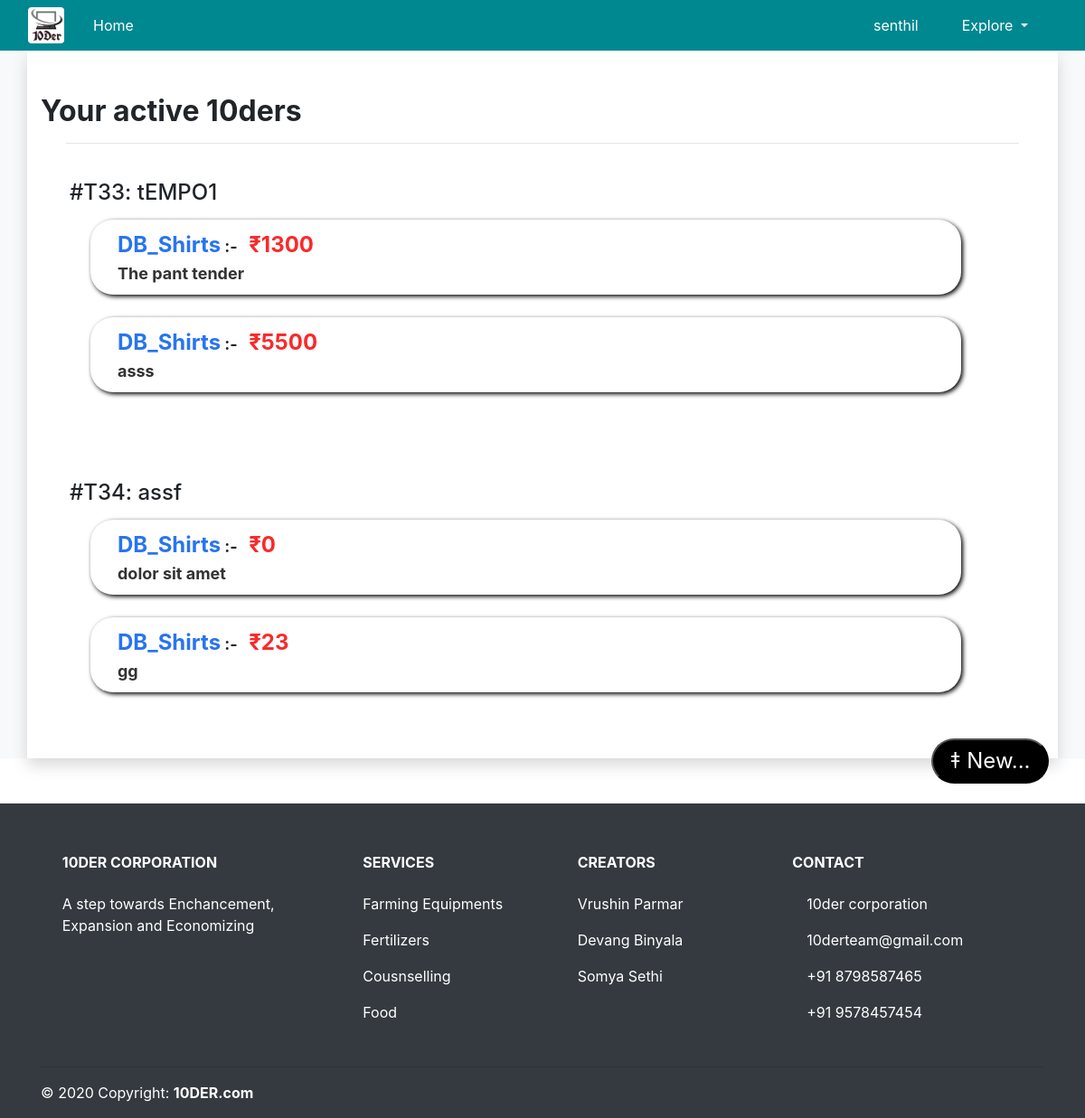
The app's page /RequesterBoard.php (signed in) with its own data.
### tables this page shows
CREATE TABLE `tender` (
  `tno` int(11) NOT NULL,
  `aoi` varchar(200) DEFAULT NULL,
  `status` int(11) DEFAULT 0,
  `title` varchar(100) DEFAULT NULL,
  `description` varchar(1000) DEFAULT NULL,
  `start` date DEFAULT NULL,
  `end` date DEFAULT NULL,
  `creator` varchar(20) DEFAULT NULL,
  `tandc` varchar(2000) DEFAULT NULL
);

CREATE TABLE `bid` (
  `bno` int(11) NOT NULL,
  `amount` int(11) DEFAULT NULL,
  `description` varchar(2000) DEFAULT NULL,
  `subject` varchar(200) DEFAULT NULL,
  `tno` int(11) DEFAULT NULL,
  `bidder` varchar(20) DEFAULT NULL
);

### RequesterBoard.php (the view, shortened to what this page needs)
<?php
  include("connection.php");
?>
<html>
<head>
	<link rel="stylesheet" href="css\temp.css">
	<link rel="stylesheet" href=".\css\cboard.css">
</head>
<body >
	<nav class="navbar navbar-expand-lg navbar-dark bg-primary">
  <div class="container-fluid">
  <img class="mr-auto rounded" src="images\logo1.jpg" height="40px" width="40px">
  <div class="collapse navbar-collapse" id="navbarSupportedContent">
    <ul class="navbar-nav mr-auto ml-4">
      <li class="nav-item active">
        <a class="nav-link" href="10DER.php">Home <span class="sr-only">(current)</span></a>
      </li>
  </ul>
    <ul class="navbar-nav navbar-auto">
      <li class="nav-item">
        <a class="nav-link active mr-4" href=".\logout.php"><?php echo $_SESSION['user']; ?></a>
      </li>
       <li class="nav-item dropdown active ml-2 mr-4 ">
        <a class="nav-link dropdown-toggle" href="#" id="navbarDropdown" role="button" data-toggle="dropdown" aria-haspopup="true" aria-expanded="false">
          Explore
        </a>
      </li>
      </ul>
   </div>
 </div>
</nav>
<div id="#article"  class="bg-light" style="min-height: 320px;">
<article  class="container bg-white shadow pt-5" style="min-height: 290px;">
<h2 align="left"><b>Your active 10ders </b></h2>
<hr width="95%" align="center">
<div id="create_div" style="">
<button id="create" >&nbsp;&nbsp;&Dagger;&nbsp;New...&nbsp;&nbsp;</button>
</div>
<?php
$query="select tno,title,start,status from tender where creator='".$_SESSION['user']."' and 1 order by status desc";
$result=$conn->query($query);
if($result===false||mysqli_num_rows ( $result)==0)
{
	echo '<br><br><h4 align="center"> Oops&#128532;! You havent fired up any 10ders yet! Press the "new" button to create one! </h4>';
}
else
{
	while($row = $result -> fetch_assoc())
	{
		echo '<br>';
		echo '<h4 align="left">&nbsp;&nbsp;&nbsp;&nbsp;&nbsp;#T'.$row['tno'].': '.$row['title'].'</h4>';
		$v=date_create($row['start']);
		$vv=date_create();
		if($row['status']==0)
		{
echo '<ul style="list-style: none;" ><li><div class="bid">
<span class="subject" style="color:#333333;"><i>This tender has been <b>closed</b>.</i></span>
<button class="kn"  style="background-color: #222222; margin-right: 0px;position:relative;bottom:5px;" onclick="location.href =\'tender_info.php?tno='.$row['tno'].'\';">&nbsp;&#9432;&nbsp;<i>Know more&nbsp;&nbsp;</i></button>
</div></li></ul><br><br>';
		}
		else
		{
			$querysub="select * from bid where 1 and tno=".$row['tno']." ORDER BY amount ASC ";
			$resultsub=$conn->query($querysub);
			if($resultsub===false||mysqli_num_rows($resultsub)==0)
			{
				echo '<ul style="list-style: none;" ><li><div class="bid">
<span class="subject" style="color:#333333;" ><i>Nobody has bidded yet. <b style="color: #008800">Good things take time!</b></i></span>
<button class="kn"  style="background-color: #00AA55; margin-right: 0px;position:relative;bottom:5px;" onclick="location.href = \'tender_info.php?tno='.$row['tno'].'\';">&nbsp;&#9432;&nbsp;<i>Know more&nbsp;&nbsp;</i></button>
</div></li></ul><br><br>';
			}
			else
			{
				echo '<ul style="list-style: none;" >';
				while($rowsub = $resultsub -> fetch_assoc())
				{
				echo '<li><div class="bid"><b><span class="sellerid">'.$rowsub['bidder'].'</span><span style="font-size: large;">&nbsp;:-&nbsp;&nbsp;</span>
					<span class="price">&#8377;'.$rowsub['amount'].'</span></b><br>
					<span class="subject" style="color: #333333;"><b>'.$rowsub['subject'].'</b></span>
					<span class="description"><i>'.$rowsub['description'].'</i></span>
					<button class="kn">&nbsp;&#9432;&nbsp;<i>Know more&nbsp;&nbsp;</i></button>
					<button class="procure"><i>&nbsp;&#10004;&nbsp;&nbsp;Procure&nbsp;&nbsp;</i></button>
					<button class="shortlist" style="background-color: #FFA320;"><i>&nbsp;&#10710;&nbsp;&nbsp;shortlist&nbsp;&nbsp;</i></button>
					</div>
					</li>';
				}
				echo '</ul><br><br>';
			}
		}
	}
}
?>
</article>
</div>
<footer  class="page-footer font-small mdb-color pt-4 bg-dark text-white">
  <div class="container text-center text-md-left">
    <div class="row text-center text-md-left mt-3 pb-3">
      <div class="col-md-3 col-lg-3 col-xl-3 mx-auto mt-3">
        <h6 class="text-uppercase mb-4 font-weight-bold">10Der Corporation</h6>
        <p>A step towards Enchancement, Expansion and Economizing</p>
      </div>
      <div class="col-md-2 col-lg-2 col-xl-2 mx-auto mt-3 text-white productso">
        <h6 class="text-uppercase mb-4 font-weight-bold">Services</h6>
        <p>
          Farming Equipments
        </p>
        <p>
          Fertilizers
        </p>
        <p>
          Cousnselling
        </p>
        <p>
          Food
        </p>
      </div>
      <div class="col-md-3 col-lg-2 col-xl-2 mx-auto mt-3 links text-white">
        <h6 class="text-uppercase mb-4 font-weight-bold"> Creators</h6>
        <p>
        Vrushin Parmar
        </p>
        <p>
        Devang Binyala
        </p>
        <p>
        Somya Sethi
        </p>
      </div>
      <div id="contact" class="col-md-4 col-lg-3 col-xl-3 mx-auto mt-3 text-white text-left homefont">
        <h6 class="text-uppercase text-left mb-4 font-weight-bold">Contact</h6>
        <p>
          <i class="fas fa-home mr-3"></i> 10der corporation</p>
        <p>
          <i class="fas fa-envelope mr-3"></i> 10derteam@gmail.com</p>
        <p>
          <i class="fas fa-print mr-3"></i> +91 8798587465</p>
           <p>
          <i class="fas fa-print mr-3"></i> +91 9578457454</p>
      </div>
    </div>
    <hr>
    <div class="row d-flex align-items-center">
      <div class="col-md-7 col-lg-8">
        <p class="text-center text-md-left">© 2020 Copyright:
          <a href="#!" class="text-white">
            <strong> 10DER.com</strong>
          </a>
        </p>
      </div>
      <div class="col-md-5 col-lg-4 ml-lg-0">
        <div class="text-center text-md-right socialo">
          <ul class="list-unstyled list-inline">
            <li class="list-inline-item">
              <a class="btn-floating btn-sm rgba-white-slight mx-1">
              </a>
            </li>
            <li class="list-inline-item">
              <a class="btn-floating btn-sm rgba-white-slight mx-1">
              </a>
            </li>
            <li class="list-inline-item">
              <a class="btn-floating btn-sm rgba-white-slight mx-1">
              </a>
            </li>
            <li class="list-inline-item">
              <a class="btn-floating btn-sm rgba-white-slight mx-1">
              </a>
            </li>
          </ul>
        </div>
      </div>
    </div>
  </div>
</footer>
</body>
</html>

### css/cboard.css (style rules this page uses)
body { width: 100%; height:80vh; min-height: 100vh; text-align: center; font-family:-apple-system,BlinkMacSystemFont,"Segoe UI",Roboto,"Helvetica Neue",Arial,"Noto Sans",sans-serif,"Apple Color Emoji","Segoe UI Emoji","Segoe UI Symbol","Noto Color Emoji"; }
html { height: 100vh; }
article { width: 95%; margin: 0 auto; }
.bid { width: 90%; text-align: justify; border-radius:25px; margin: 15px; margin-bottom:25px; padding: 10px; padding-left:30px; box-shadow: 2px 2px 5px black; }
ul { list-style:none; }
.sellerid { color:#2874f0; font-size:x-large; }
#create_div { position:fixed; bottom: 360px; right:2.5%; padding: 10px; }
button { padding: 5px; }
#create { font-size: x-large; border-radius:25px; background-color:black; color:white; }
.price { color:#fa292a; font-size:x-large; }
.subject { color:#333333; font-size:large; }

### RequesterBoard.php (style rules this page uses)
body { min-height: 100vh; padding:0px; margin:0px; border:0px black solid; }
#create_div { padding-bottom:350px; }
footer { position: relative; bottom: 0px; margin-top: 50px; width: 100%; }

### records on screen
tender: tno "33", title "tEMPO1"
bid: bidder "DB_Shirts", amount "1300", subject "The pant tender"
bid: bidder "DB_Shirts", amount "5500", subject "asss"
tender: tno "34", title "assf"
bid: bidder "DB_Shirts", amount "0", subject "dolor sit amet"
bid: bidder "DB_Shirts", amount "23", subject "gg"

### other values on screen
$_SESSION['user'] "senthil"
